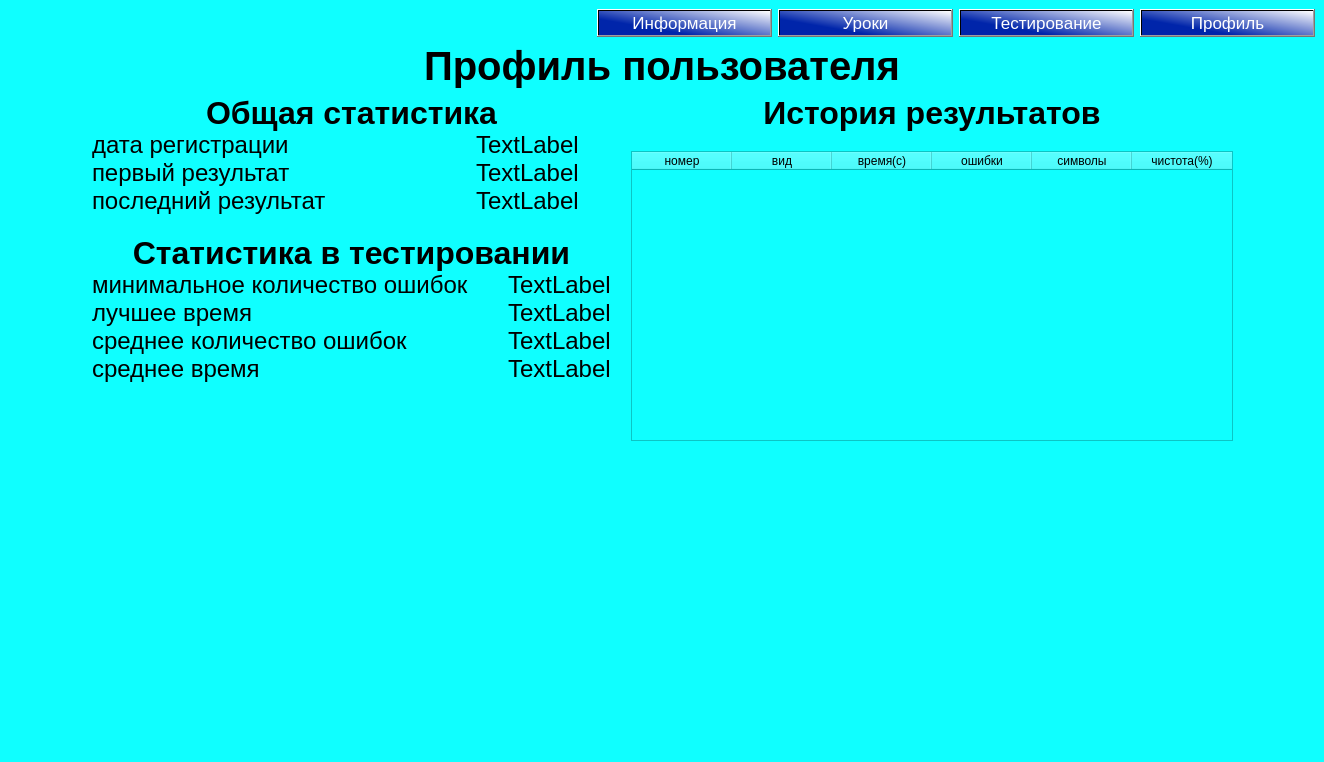
<?xml version="1.0" encoding="UTF-8"?>
<ui version="4.0">
 <class>MainWindow</class>
 <widget class="QMainWindow" name="MainWindow">
  <property name="geometry">
   <rect>
    <x>0</x>
    <y>0</y>
    <width>1324</width>
    <height>762</height>
   </rect>
  </property>
  <property name="windowTitle">
   <string>MainWindow</string>
  </property>
  <property name="styleSheet">
   <string notr="true">background-color: rgb(15, 255, 255);</string>
  </property>
  <widget class="QWidget" name="centralwidget">
   <layout class="QVBoxLayout" name="verticalLayout_5">
    <item>
     <layout class="QHBoxLayout" name="horizontalLayout_2">
      <property name="sizeConstraint">
       <enum>QLayout::SetDefaultConstraint</enum>
      </property>
      <item>
       <spacer name="horizofdsntalSpacer">
        <property name="orientation">
         <enum>Qt::Horizontal</enum>
        </property>
        <property name="sizeHint" stdset="0">
         <size>
          <width>40</width>
          <height>20</height>
         </size>
        </property>
       </spacer>
      </item>
      <item>
       <widget class="QPushButton" name="btn_informational">
        <property name="sizePolicy">
         <sizepolicy hsizetype="Fixed" vsizetype="Fixed">
          <horstretch>0</horstretch>
          <verstretch>0</verstretch>
         </sizepolicy>
        </property>
        <property name="minimumSize">
         <size>
          <width>175</width>
          <height>0</height>
         </size>
        </property>
        <property name="maximumSize">
         <size>
          <width>200</width>
          <height>32</height>
         </size>
        </property>
        <property name="font">
         <font>
          <pointsize>13</pointsize>
         </font>
        </property>
        <property name="styleSheet">
         <string notr="true">background-color: qlineargradient(spread:pad, x1:0.045, y1:0.761364, x2:1, y2:0, stop:0.186441 rgba(0, 37, 170, 255), stop:1 rgba(255, 255, 255, 255));
color: rgb(255, 255, 255);</string>
        </property>
        <property name="text">
         <string>Информация</string>
        </property>
       </widget>
      </item>
      <item>
       <widget class="QPushButton" name="btn_user_lessons">
        <property name="sizePolicy">
         <sizepolicy hsizetype="Fixed" vsizetype="Fixed">
          <horstretch>0</horstretch>
          <verstretch>0</verstretch>
         </sizepolicy>
        </property>
        <property name="minimumSize">
         <size>
          <width>175</width>
          <height>0</height>
         </size>
        </property>
        <property name="maximumSize">
         <size>
          <width>200</width>
          <height>32</height>
         </size>
        </property>
        <property name="font">
         <font>
          <pointsize>13</pointsize>
         </font>
        </property>
        <property name="styleSheet">
         <string notr="true">background-color: qlineargradient(spread:pad, x1:0.045, y1:0.761364, x2:1, y2:0, stop:0.186441 rgba(0, 37, 170, 255), stop:1 rgba(255, 255, 255, 255));
color: rgb(255, 255, 255);</string>
        </property>
        <property name="text">
         <string>Уроки</string>
        </property>
       </widget>
      </item>
      <item>
       <widget class="QPushButton" name="btn_testing">
        <property name="sizePolicy">
         <sizepolicy hsizetype="Fixed" vsizetype="Fixed">
          <horstretch>0</horstretch>
          <verstretch>0</verstretch>
         </sizepolicy>
        </property>
        <property name="minimumSize">
         <size>
          <width>175</width>
          <height>0</height>
         </size>
        </property>
        <property name="maximumSize">
         <size>
          <width>200</width>
          <height>32</height>
         </size>
        </property>
        <property name="font">
         <font>
          <pointsize>13</pointsize>
         </font>
        </property>
        <property name="styleSheet">
         <string notr="true">background-color: qlineargradient(spread:pad, x1:0.045, y1:0.761364, x2:1, y2:0, stop:0.186441 rgba(0, 37, 170, 255), stop:1 rgba(255, 255, 255, 255));
color: rgb(255, 255, 255);</string>
        </property>
        <property name="text">
         <string>Тестирование</string>
        </property>
       </widget>
      </item>
      <item>
       <widget class="QPushButton" name="btn_profile">
        <property name="sizePolicy">
         <sizepolicy hsizetype="Fixed" vsizetype="Fixed">
          <horstretch>0</horstretch>
          <verstretch>0</verstretch>
         </sizepolicy>
        </property>
        <property name="minimumSize">
         <size>
          <width>175</width>
          <height>0</height>
         </size>
        </property>
        <property name="maximumSize">
         <size>
          <width>200</width>
          <height>32</height>
         </size>
        </property>
        <property name="font">
         <font>
          <pointsize>13</pointsize>
         </font>
        </property>
        <property name="styleSheet">
         <string notr="true">background-color: qlineargradient(spread:pad, x1:0.045, y1:0.761364, x2:1, y2:0, stop:0.186441 rgba(0, 37, 170, 255), stop:1 rgba(255, 255, 255, 255));
color: rgb(255, 255, 255);</string>
        </property>
        <property name="text">
         <string>Профиль</string>
        </property>
       </widget>
      </item>
     </layout>
    </item>
    <item>
     <widget class="QLabel" name="label">
      <property name="font">
       <font>
        <pointsize>30</pointsize>
        <weight>75</weight>
        <bold>true</bold>
       </font>
      </property>
      <property name="text">
       <string>Профиль пользователя</string>
      </property>
      <property name="alignment">
       <set>Qt::AlignCenter</set>
      </property>
     </widget>
    </item>
    <item>
     <layout class="QHBoxLayout" name="horizontalLayout">
      <property name="spacing">
       <number>20</number>
      </property>
      <item>
       <spacer name="horizontalSpacer">
        <property name="orientation">
         <enum>Qt::Horizontal</enum>
        </property>
        <property name="sizeType">
         <enum>QSizePolicy::Expanding</enum>
        </property>
        <property name="sizeHint" stdset="0">
         <size>
          <width>60</width>
          <height>20</height>
         </size>
        </property>
       </spacer>
      </item>
      <item>
       <layout class="QVBoxLayout" name="verticalLayout_3">
        <item>
         <layout class="QVBoxLayout" name="verticalLayout_2">
          <property name="spacing">
           <number>0</number>
          </property>
          <item>
           <layout class="QVBoxLayout" name="verticalLayout">
            <item>
             <widget class="QLabel" name="label_7">
              <property name="font">
               <font>
                <pointsize>24</pointsize>
                <weight>75</weight>
                <bold>true</bold>
               </font>
              </property>
              <property name="text">
               <string>Общая статистика</string>
              </property>
              <property name="alignment">
               <set>Qt::AlignCenter</set>
              </property>
             </widget>
            </item>
            <item>
             <layout class="QFormLayout" name="formLayout">
              <item row="0" column="0">
               <widget class="QLabel" name="label_8">
                <property name="font">
                 <font>
                  <pointsize>18</pointsize>
                 </font>
                </property>
                <property name="text">
                 <string>дата регистрации</string>
                </property>
               </widget>
              </item>
              <item row="0" column="1">
               <widget class="QLabel" name="label_13">
                <property name="font">
                 <font>
                  <pointsize>18</pointsize>
                 </font>
                </property>
                <property name="text">
                 <string>TextLabel</string>
                </property>
               </widget>
              </item>
              <item row="1" column="0">
               <widget class="QLabel" name="label_9">
                <property name="font">
                 <font>
                  <pointsize>18</pointsize>
                 </font>
                </property>
                <property name="text">
                 <string>первый результат                            </string>
                </property>
               </widget>
              </item>
              <item row="1" column="1">
               <widget class="QLabel" name="label_14">
                <property name="font">
                 <font>
                  <pointsize>18</pointsize>
                 </font>
                </property>
                <property name="text">
                 <string>TextLabel</string>
                </property>
               </widget>
              </item>
              <item row="2" column="0">
               <widget class="QLabel" name="label_10">
                <property name="font">
                 <font>
                  <pointsize>18</pointsize>
                 </font>
                </property>
                <property name="text">
                 <string>последний результат</string>
                </property>
               </widget>
              </item>
              <item row="2" column="1">
               <widget class="QLabel" name="label_15">
                <property name="font">
                 <font>
                  <pointsize>18</pointsize>
                 </font>
                </property>
                <property name="text">
                 <string>TextLabel</string>
                </property>
               </widget>
              </item>
             </layout>
            </item>
           </layout>
          </item>
          <item>
           <spacer name="verticalSpacer_2">
            <property name="orientation">
             <enum>Qt::Vertical</enum>
            </property>
            <property name="sizeType">
             <enum>QSizePolicy::Fixed</enum>
            </property>
            <property name="sizeHint" stdset="0">
             <size>
              <width>20</width>
              <height>20</height>
             </size>
            </property>
           </spacer>
          </item>
          <item>
           <widget class="QLabel" name="label_3">
            <property name="font">
             <font>
              <pointsize>24</pointsize>
              <weight>75</weight>
              <bold>true</bold>
             </font>
            </property>
            <property name="text">
             <string>Статистика в тестировании</string>
            </property>
            <property name="alignment">
             <set>Qt::AlignCenter</set>
            </property>
           </widget>
          </item>
          <item>
           <layout class="QFormLayout" name="formLayout_2">
            <item row="0" column="0">
             <widget class="QLabel" name="label_5">
              <property name="font">
               <font>
                <pointsize>18</pointsize>
               </font>
              </property>
              <property name="text">
               <string>минимальное количество ошибок      </string>
              </property>
             </widget>
            </item>
            <item row="0" column="1">
             <widget class="QLabel" name="label_16">
              <property name="font">
               <font>
                <pointsize>18</pointsize>
               </font>
              </property>
              <property name="text">
               <string>TextLabel</string>
              </property>
             </widget>
            </item>
            <item row="1" column="0">
             <widget class="QLabel" name="label_4">
              <property name="font">
               <font>
                <pointsize>18</pointsize>
               </font>
              </property>
              <property name="text">
               <string>лучшее время</string>
              </property>
             </widget>
            </item>
            <item row="1" column="1">
             <widget class="QLabel" name="label_17">
              <property name="font">
               <font>
                <pointsize>18</pointsize>
               </font>
              </property>
              <property name="text">
               <string>TextLabel</string>
              </property>
             </widget>
            </item>
            <item row="2" column="0">
             <widget class="QLabel" name="label_11">
              <property name="font">
               <font>
                <pointsize>18</pointsize>
               </font>
              </property>
              <property name="text">
               <string>среднее количество ошибок</string>
              </property>
             </widget>
            </item>
            <item row="2" column="1">
             <widget class="QLabel" name="label_19">
              <property name="font">
               <font>
                <pointsize>18</pointsize>
               </font>
              </property>
              <property name="text">
               <string>TextLabel</string>
              </property>
             </widget>
            </item>
            <item row="3" column="0">
             <widget class="QLabel" name="label_12">
              <property name="font">
               <font>
                <pointsize>18</pointsize>
               </font>
              </property>
              <property name="text">
               <string>среднее время</string>
              </property>
             </widget>
            </item>
            <item row="3" column="1">
             <widget class="QLabel" name="label_20">
              <property name="font">
               <font>
                <pointsize>18</pointsize>
               </font>
              </property>
              <property name="text">
               <string>TextLabel</string>
              </property>
             </widget>
            </item>
           </layout>
          </item>
          <item>
           <spacer name="verticalSpacer">
            <property name="orientation">
             <enum>Qt::Vertical</enum>
            </property>
            <property name="sizeHint" stdset="0">
             <size>
              <width>20</width>
              <height>40</height>
             </size>
            </property>
           </spacer>
          </item>
         </layout>
        </item>
       </layout>
      </item>
      <item>
       <layout class="QVBoxLayout" name="verticalLayout_4">
        <item>
         <widget class="QLabel" name="label_2">
          <property name="font">
           <font>
            <pointsize>24</pointsize>
            <weight>75</weight>
            <bold>true</bold>
           </font>
          </property>
          <property name="text">
           <string>История результатов</string>
          </property>
          <property name="alignment">
           <set>Qt::AlignCenter</set>
          </property>
         </widget>
        </item>
        <item>
         <widget class="QTableWidget" name="tableWidget">
          <property name="minimumSize">
           <size>
            <width>602</width>
            <height>0</height>
           </size>
          </property>
          <column>
           <property name="text">
            <string>номер</string>
           </property>
          </column>
          <column>
           <property name="text">
            <string>вид</string>
           </property>
          </column>
          <column>
           <property name="text">
            <string>время(с)</string>
           </property>
          </column>
          <column>
           <property name="text">
            <string>ошибки</string>
           </property>
          </column>
          <column>
           <property name="text">
            <string>символы</string>
           </property>
          </column>
          <column>
           <property name="text">
            <string>чистота(%)</string>
           </property>
          </column>
         </widget>
        </item>
        <item>
         <spacer name="verticalSpacer_3">
          <property name="orientation">
           <enum>Qt::Vertical</enum>
          </property>
          <property name="sizeHint" stdset="0">
           <size>
            <width>20</width>
            <height>40</height>
           </size>
          </property>
         </spacer>
        </item>
       </layout>
      </item>
      <item>
       <spacer name="horizontalSpacer_2">
        <property name="orientation">
         <enum>Qt::Horizontal</enum>
        </property>
        <property name="sizeHint" stdset="0">
         <size>
          <width>40</width>
          <height>20</height>
         </size>
        </property>
       </spacer>
      </item>
     </layout>
    </item>
   </layout>
  </widget>
  <widget class="QMenuBar" name="menubar">
   <property name="geometry">
    <rect>
     <x>0</x>
     <y>0</y>
     <width>1324</width>
     <height>21</height>
    </rect>
   </property>
  </widget>
  <widget class="QStatusBar" name="statusbar"/>
 </widget>
 <resources/>
 <connections/>
</ui>
